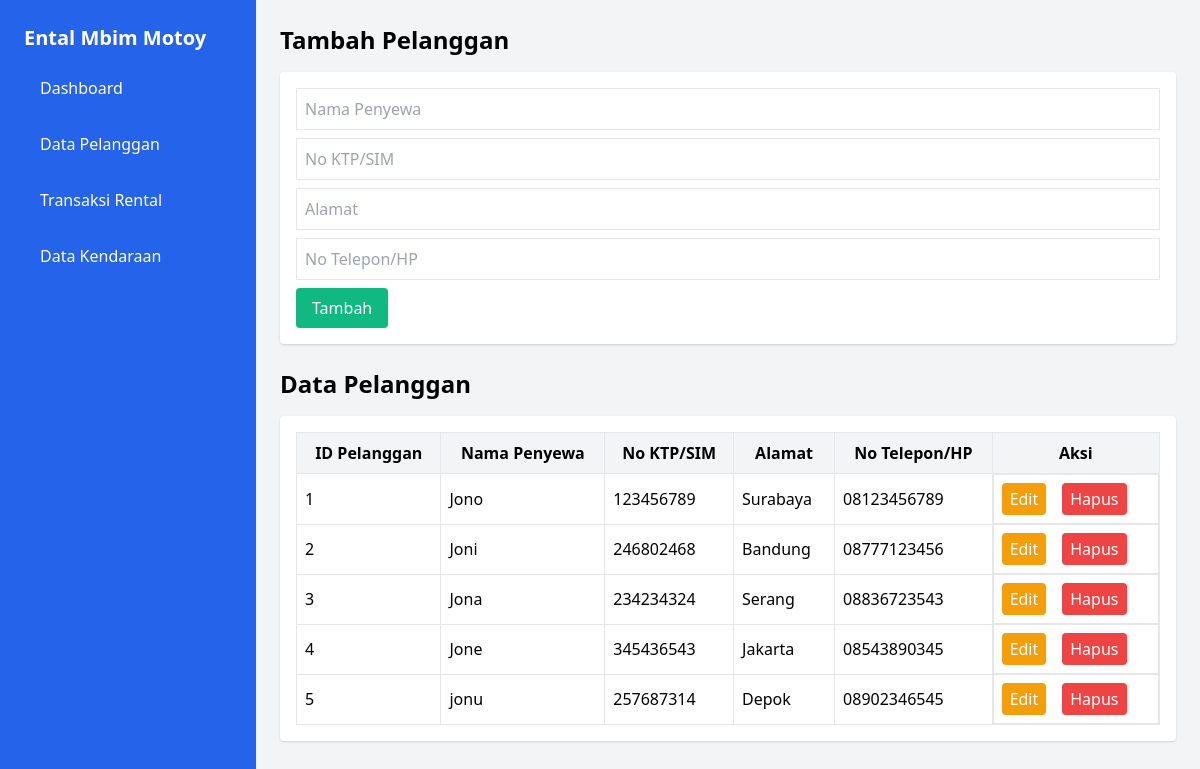
The app's page /datapelanggan.php with its own data.
### tables this page shows
CREATE TABLE `pelanggan` (
  `ID_Pelanggan` int(11) NOT NULL,
  `Nama_Penyewa` varchar(100) NOT NULL,
  `No_KTP_SIM` varchar(50) NOT NULL,
  `Alamat` varchar(255) DEFAULT NULL,
  `No_Telp_HP` varchar(20) DEFAULT NULL
);

### datapelanggan.php (the view, shortened to what this page needs)
<?php
include 'config.php';
$result = $conn->query("SELECT * FROM pelanggan");
?>
<!DOCTYPE html>
<html lang="id">
<head>
    <link href="https://cdn.jsdelivr.net/npm/tailwindcss@2.2.19/dist/tailwind.min.css" rel="stylesheet">
</head>
<body class="bg-gray-100 flex">
    <aside class="w-64 bg-blue-600 text-white p-6 h-screen">
        <h2 class="text-xl font-bold mb-4">Ental Mbim Motoy</h2>
        <nav>
            <ul class="space-y-4">
                <li><a href="dashboard.php" class="block py-2 px-4 rounded hover:bg-blue-500">Dashboard</a></li>
                <li><a href="datapelanggan.php" class="block py-2 px-4 rounded hover:bg-blue-500">Data Pelanggan</a></li>
                <li><a href="transaksirental.php" class="block py-2 px-4 rounded hover:bg-blue-500">Transaksi Rental</a></li>
                <li><a href="datakendaraan.php" class="block py-2 px-4 rounded hover:bg-blue-500">Data Kendaraan</a></li>
            </ul>
        </nav>
    </aside>
    <div class="flex-1 p-6">
        <h2 class="text-2xl font-bold mb-4">Tambah Pelanggan</h2>
        <div class="bg-white p-4 rounded shadow mb-6">
            <form method="POST">
                <input type="text" name="nama_penyewa" placeholder="Nama Penyewa" class="border p-2 w-full mb-2" required>
                <input type="text" name="no_ktp_sim" placeholder="No KTP/SIM" class="border p-2 w-full mb-2" required>
                <input type="text" name="alamat" placeholder="Alamat" class="border p-2 w-full mb-2" required>
                <input type="text" name="no_telp_hp" placeholder="No Telepon/HP" class="border p-2 w-full mb-2" required>
                <button type="submit" name="tambah" class="bg-green-500 text-white px-4 py-2 rounded">Tambah</button>
            </form>
        </div>
        <h2 class="text-2xl font-bold mb-4">Data Pelanggan</h2>
        <div class="bg-white p-4 rounded shadow">
            <table class="w-full border-collapse border border-gray-200">
                <tr class="bg-gray-100">
                    <th class="border p-2">ID Pelanggan</th>
                    <th class="border p-2">Nama Penyewa</th>
                    <th class="border p-2">No KTP/SIM</th>
                    <th class="border p-2">Alamat</th>
                    <th class="border p-2">No Telepon/HP</th>
                    <th class="border p-2">Aksi</th>
                </tr>
                <?php while ($row = $result->fetch_assoc()): ?>
                <tr>
                    <td class="border p-2"><?php echo $row['ID_Pelanggan']; ?></td>
                    <td class="border p-2"><?php echo $row['Nama_Penyewa']; ?></td>
                    <td class="border p-2"><?php echo $row['No_KTP_SIM']; ?></td>
                    <td class="border p-2"><?php echo $row['Alamat']; ?></td>
                    <td class="border p-2"><?php echo $row['No_Telp_HP']; ?></td>
                    <td class="border p-2 flex gap-4">
                        <a href="edit_pelanggan.php?id=<?php echo $row['ID_Pelanggan']; ?>" class="bg-yellow-500 text-white px-2 py-1 rounded">Edit</a>
                        <a href="datapelanggan.php?hapus=<?php echo $row['ID_Pelanggan']; ?>" class="bg-red-500 text-white px-2 py-1 rounded" onclick="return confirm('Hapus data ini?')">Hapus</a>
                    </td>
                </tr>
                <?php endwhile; ?>
            </table>
        </div>
    </div>
</body>
</html>

### records on screen
pelanggan: ID_Pelanggan "1", Nama_Penyewa "Jono", No_KTP_SIM "123456789", Alamat "Surabaya", No_Telp_HP "08123456789"
pelanggan: ID_Pelanggan "2", Nama_Penyewa "Joni", No_KTP_SIM "246802468", Alamat "Bandung", No_Telp_HP "08777123456"
pelanggan: ID_Pelanggan "3", Nama_Penyewa "Jona", No_KTP_SIM "234234324", Alamat "Serang", No_Telp_HP "08836723543"
pelanggan: ID_Pelanggan "4", Nama_Penyewa "Jone", No_KTP_SIM "345436543", Alamat "Jakarta", No_Telp_HP "08543890345"
pelanggan: ID_Pelanggan "5", Nama_Penyewa "jonu", No_KTP_SIM "257687314", Alamat "Depok", No_Telp_HP "08902346545"
